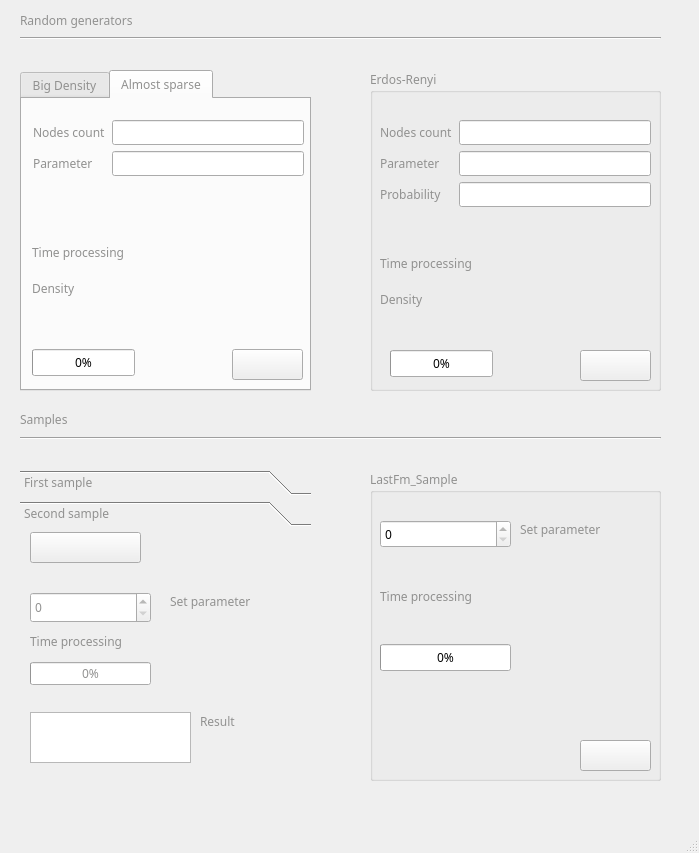
<?xml version="1.0" encoding="UTF-8"?>
<ui version="4.0">
 <class>MainWindow</class>
 <widget class="QMainWindow" name="MainWindow">
  <property name="geometry">
   <rect>
    <x>0</x>
    <y>0</y>
    <width>699</width>
    <height>853</height>
   </rect>
  </property>
  <property name="palette">
   <palette>
    <active>
     <colorrole role="WindowText">
      <brush brushstyle="SolidPattern">
       <color alpha="255">
        <red>26</red>
        <green>95</green>
        <blue>180</blue>
       </color>
      </brush>
     </colorrole>
    </active>
    <inactive>
     <colorrole role="WindowText">
      <brush brushstyle="SolidPattern">
       <color alpha="255">
        <red>145</red>
        <green>145</green>
        <blue>144</blue>
       </color>
      </brush>
     </colorrole>
    </inactive>
    <disabled>
     <colorrole role="WindowText">
      <brush brushstyle="SolidPattern">
       <color alpha="255">
        <red>145</red>
        <green>145</green>
        <blue>144</blue>
       </color>
      </brush>
     </colorrole>
    </disabled>
   </palette>
  </property>
  <property name="font">
   <font>
    <family>Montserrat</family>
   </font>
  </property>
  <property name="cursor">
   <cursorShape>ArrowCursor</cursorShape>
  </property>
  <property name="windowTitle">
   <string>Decomposition</string>
  </property>
  <property name="windowIcon">
   <iconset theme="applications-science">
    <normaloff>.</normaloff>.</iconset>
  </property>
  <property name="autoFillBackground">
   <bool>true</bool>
  </property>
  <widget class="QWidget" name="centralwidget">
   <widget class="QTabWidget" name="tabWidget">
    <property name="geometry">
     <rect>
      <x>20</x>
      <y>70</y>
      <width>291</width>
      <height>321</height>
     </rect>
    </property>
    <property name="currentIndex">
     <number>1</number>
    </property>
    <widget class="QWidget" name="tab">
     <attribute name="title">
      <string>Big Density</string>
     </attribute>
     <widget class="QLabel" name="label_5">
      <property name="geometry">
       <rect>
        <x>150</x>
        <y>130</y>
        <width>131</width>
        <height>61</height>
       </rect>
      </property>
      <property name="text">
       <string/>
      </property>
     </widget>
     <widget class="QLabel" name="label_6">
      <property name="geometry">
       <rect>
        <x>10</x>
        <y>140</y>
        <width>124</width>
        <height>19</height>
       </rect>
      </property>
      <property name="text">
       <string>Time processing</string>
      </property>
     </widget>
     <widget class="QProgressBar" name="progressBar_2">
      <property name="geometry">
       <rect>
        <x>10</x>
        <y>250</y>
        <width>103</width>
        <height>27</height>
       </rect>
      </property>
      <property name="value">
       <number>0</number>
      </property>
     </widget>
     <widget class="QPushButton" name="pushButton_9">
      <property name="geometry">
       <rect>
        <x>210</x>
        <y>250</y>
        <width>71</width>
        <height>31</height>
       </rect>
      </property>
      <property name="text">
       <string/>
      </property>
      <property name="icon">
       <iconset>
        <normaloff>../b9dd41c/icons8-play-button-circled-100.png</normaloff>../b9dd41c/icons8-play-button-circled-100.png</iconset>
      </property>
      <property name="iconSize">
       <size>
        <width>25</width>
        <height>25</height>
       </size>
      </property>
     </widget>
     <widget class="QWidget" name="layoutWidget">
      <property name="geometry">
       <rect>
        <x>11</x>
        <y>21</y>
        <width>271</width>
        <height>111</height>
       </rect>
      </property>
      <layout class="QFormLayout" name="formLayout_2">
       <item row="0" column="0">
        <widget class="QLabel" name="label_3">
         <property name="text">
          <string>Nodes count</string>
         </property>
        </widget>
       </item>
       <item row="1" column="0">
        <widget class="QLabel" name="label_7">
         <property name="text">
          <string>Parameter</string>
         </property>
        </widget>
       </item>
       <item row="1" column="1">
        <widget class="QLineEdit" name="lineEdit_2"/>
       </item>
       <item row="0" column="1">
        <widget class="QLineEdit" name="lineEdit"/>
       </item>
      </layout>
     </widget>
     <widget class="QLabel" name="label_29">
      <property name="geometry">
       <rect>
        <x>10</x>
        <y>180</y>
        <width>121</width>
        <height>18</height>
       </rect>
      </property>
      <property name="text">
       <string>Density</string>
      </property>
     </widget>
     <widget class="QLabel" name="label_30">
      <property name="geometry">
       <rect>
        <x>150</x>
        <y>170</y>
        <width>131</width>
        <height>31</height>
       </rect>
      </property>
      <property name="text">
       <string/>
      </property>
     </widget>
    </widget>
    <widget class="QWidget" name="tab_2">
     <attribute name="title">
      <string>Almost sparse</string>
     </attribute>
     <widget class="QLabel" name="label_8">
      <property name="geometry">
       <rect>
        <x>150</x>
        <y>130</y>
        <width>131</width>
        <height>31</height>
       </rect>
      </property>
      <property name="text">
       <string/>
      </property>
     </widget>
     <widget class="QProgressBar" name="progressBar_3">
      <property name="geometry">
       <rect>
        <x>10</x>
        <y>250</y>
        <width>103</width>
        <height>27</height>
       </rect>
      </property>
      <property name="value">
       <number>0</number>
      </property>
     </widget>
     <widget class="QPushButton" name="pushButton_8">
      <property name="geometry">
       <rect>
        <x>210</x>
        <y>250</y>
        <width>71</width>
        <height>31</height>
       </rect>
      </property>
      <property name="text">
       <string/>
      </property>
      <property name="icon">
       <iconset>
        <normaloff>../b9dd41c/icons8-play-button-circled-100.png</normaloff>../b9dd41c/icons8-play-button-circled-100.png</iconset>
      </property>
      <property name="iconSize">
       <size>
        <width>25</width>
        <height>25</height>
       </size>
      </property>
     </widget>
     <widget class="QLabel" name="label_9">
      <property name="geometry">
       <rect>
        <x>10</x>
        <y>130</y>
        <width>129</width>
        <height>46</height>
       </rect>
      </property>
      <property name="text">
       <string>Time processing</string>
      </property>
     </widget>
     <widget class="QWidget" name="layoutWidget">
      <property name="geometry">
       <rect>
        <x>11</x>
        <y>21</y>
        <width>271</width>
        <height>111</height>
       </rect>
      </property>
      <layout class="QFormLayout" name="formLayout_3">
       <item row="0" column="0">
        <widget class="QLabel" name="label_4">
         <property name="text">
          <string>Nodes count</string>
         </property>
        </widget>
       </item>
       <item row="0" column="1">
        <widget class="QLineEdit" name="lineEdit_3"/>
       </item>
       <item row="1" column="0">
        <widget class="QLabel" name="label_10">
         <property name="text">
          <string>Parameter</string>
         </property>
        </widget>
       </item>
       <item row="1" column="1">
        <widget class="QLineEdit" name="lineEdit_4"/>
       </item>
      </layout>
     </widget>
     <widget class="QLabel" name="label_27">
      <property name="geometry">
       <rect>
        <x>10</x>
        <y>180</y>
        <width>121</width>
        <height>18</height>
       </rect>
      </property>
      <property name="text">
       <string>Density</string>
      </property>
     </widget>
     <widget class="QLabel" name="label_28">
      <property name="geometry">
       <rect>
        <x>150</x>
        <y>170</y>
        <width>131</width>
        <height>31</height>
       </rect>
      </property>
      <property name="text">
       <string/>
      </property>
     </widget>
    </widget>
   </widget>
   <widget class="QGroupBox" name="groupBox_2">
    <property name="geometry">
     <rect>
      <x>370</x>
      <y>70</y>
      <width>291</width>
      <height>321</height>
     </rect>
    </property>
    <property name="title">
     <string>Erdos-Renyi</string>
    </property>
    <widget class="QPushButton" name="pushButton_4">
     <property name="geometry">
      <rect>
       <x>210</x>
       <y>280</y>
       <width>71</width>
       <height>31</height>
      </rect>
     </property>
     <property name="text">
      <string/>
     </property>
     <property name="icon">
      <iconset>
       <normaloff>../b9dd41c/icons8-play-button-circled-100.png</normaloff>../b9dd41c/icons8-play-button-circled-100.png</iconset>
     </property>
     <property name="iconSize">
      <size>
       <width>25</width>
       <height>25</height>
      </size>
     </property>
    </widget>
    <widget class="QProgressBar" name="progressBar_4">
     <property name="geometry">
      <rect>
       <x>20</x>
       <y>280</y>
       <width>103</width>
       <height>27</height>
      </rect>
     </property>
     <property name="value">
      <number>0</number>
     </property>
    </widget>
    <widget class="QLabel" name="label_12">
     <property name="geometry">
      <rect>
       <x>160</x>
       <y>160</y>
       <width>121</width>
       <height>61</height>
      </rect>
     </property>
     <property name="text">
      <string/>
     </property>
    </widget>
    <widget class="QLabel" name="label_11">
     <property name="geometry">
      <rect>
       <x>10</x>
       <y>170</y>
       <width>129</width>
       <height>46</height>
      </rect>
     </property>
     <property name="text">
      <string>Time processing</string>
     </property>
    </widget>
    <widget class="QWidget" name="layoutWidget">
     <property name="geometry">
      <rect>
       <x>10</x>
       <y>50</y>
       <width>271</width>
       <height>111</height>
      </rect>
     </property>
     <layout class="QFormLayout" name="formLayout">
      <item row="0" column="0">
       <widget class="QLabel" name="label_13">
        <property name="text">
         <string>Nodes count</string>
        </property>
       </widget>
      </item>
      <item row="0" column="1">
       <widget class="QLineEdit" name="lineEdit_5"/>
      </item>
      <item row="1" column="0">
       <widget class="QLabel" name="label_25">
        <property name="text">
         <string>Parameter</string>
        </property>
       </widget>
      </item>
      <item row="1" column="1">
       <widget class="QLineEdit" name="lineEdit_6"/>
      </item>
      <item row="2" column="0">
       <widget class="QLabel" name="label_26">
        <property name="text">
         <string>Probability</string>
        </property>
       </widget>
      </item>
      <item row="2" column="1">
       <widget class="QLineEdit" name="lineEdit_7"/>
      </item>
     </layout>
    </widget>
    <widget class="QLabel" name="label_31">
     <property name="geometry">
      <rect>
       <x>10</x>
       <y>220</y>
       <width>121</width>
       <height>18</height>
      </rect>
     </property>
     <property name="text">
      <string>Density</string>
     </property>
    </widget>
    <widget class="QLabel" name="label_32">
     <property name="geometry">
      <rect>
       <x>150</x>
       <y>210</y>
       <width>131</width>
       <height>31</height>
      </rect>
     </property>
     <property name="text">
      <string/>
     </property>
    </widget>
   </widget>
   <widget class="QGroupBox" name="groupBox_3">
    <property name="geometry">
     <rect>
      <x>370</x>
      <y>470</y>
      <width>291</width>
      <height>311</height>
     </rect>
    </property>
    <property name="title">
     <string>LastFm_Sample</string>
    </property>
    <widget class="QSpinBox" name="spinBox_5">
     <property name="geometry">
      <rect>
       <x>10</x>
       <y>50</y>
       <width>131</width>
       <height>28</height>
      </rect>
     </property>
    </widget>
    <widget class="QLabel" name="label_16">
     <property name="geometry">
      <rect>
       <x>150</x>
       <y>50</y>
       <width>111</width>
       <height>18</height>
      </rect>
     </property>
     <property name="text">
      <string>Set parameter</string>
     </property>
    </widget>
    <widget class="QLabel" name="label_14">
     <property name="geometry">
      <rect>
       <x>150</x>
       <y>120</y>
       <width>131</width>
       <height>71</height>
      </rect>
     </property>
     <property name="text">
      <string/>
     </property>
    </widget>
    <widget class="QLabel" name="label_15">
     <property name="geometry">
      <rect>
       <x>10</x>
       <y>82</y>
       <width>131</width>
       <height>88</height>
      </rect>
     </property>
     <property name="text">
      <string>Time processing</string>
     </property>
    </widget>
    <widget class="QProgressBar" name="progressBar_5">
     <property name="geometry">
      <rect>
       <x>10</x>
       <y>174</y>
       <width>131</width>
       <height>27</height>
      </rect>
     </property>
     <property name="value">
      <number>0</number>
     </property>
    </widget>
    <widget class="QPushButton" name="pushButton_5">
     <property name="geometry">
      <rect>
       <x>210</x>
       <y>270</y>
       <width>71</width>
       <height>31</height>
      </rect>
     </property>
     <property name="text">
      <string/>
     </property>
     <property name="icon">
      <iconset>
       <normaloff>../b9dd41c/icons8-play-button-circled-100.png</normaloff>../b9dd41c/icons8-play-button-circled-100.png</iconset>
     </property>
     <property name="iconSize">
      <size>
       <width>25</width>
       <height>25</height>
      </size>
     </property>
    </widget>
   </widget>
   <widget class="QToolBox" name="toolBox">
    <property name="geometry">
     <rect>
      <x>20</x>
      <y>470</y>
      <width>291</width>
      <height>321</height>
     </rect>
    </property>
    <property name="palette">
     <palette>
      <active>
       <colorrole role="Text">
        <brush brushstyle="SolidPattern">
         <color alpha="255">
          <red>26</red>
          <green>95</green>
          <blue>180</blue>
         </color>
        </brush>
       </colorrole>
       <colorrole role="BrightText">
        <brush brushstyle="SolidPattern">
         <color alpha="255">
          <red>246</red>
          <green>245</green>
          <blue>244</blue>
         </color>
        </brush>
       </colorrole>
       <colorrole role="ButtonText">
        <brush brushstyle="SolidPattern">
         <color alpha="255">
          <red>28</red>
          <green>113</green>
          <blue>216</blue>
         </color>
        </brush>
       </colorrole>
       <colorrole role="ToolTipText">
        <brush brushstyle="SolidPattern">
         <color alpha="255">
          <red>26</red>
          <green>95</green>
          <blue>180</blue>
         </color>
        </brush>
       </colorrole>
      </active>
      <inactive>
       <colorrole role="Text">
        <brush brushstyle="SolidPattern">
         <color alpha="255">
          <red>145</red>
          <green>145</green>
          <blue>144</blue>
         </color>
        </brush>
       </colorrole>
       <colorrole role="BrightText">
        <brush brushstyle="SolidPattern">
         <color alpha="255">
          <red>214</red>
          <green>214</green>
          <blue>214</blue>
         </color>
        </brush>
       </colorrole>
       <colorrole role="ButtonText">
        <brush brushstyle="SolidPattern">
         <color alpha="255">
          <red>145</red>
          <green>145</green>
          <blue>144</blue>
         </color>
        </brush>
       </colorrole>
       <colorrole role="ToolTipText">
        <brush brushstyle="SolidPattern">
         <color alpha="255">
          <red>255</red>
          <green>255</green>
          <blue>255</blue>
         </color>
        </brush>
       </colorrole>
      </inactive>
      <disabled>
       <colorrole role="Text">
        <brush brushstyle="SolidPattern">
         <color alpha="255">
          <red>145</red>
          <green>145</green>
          <blue>144</blue>
         </color>
        </brush>
       </colorrole>
       <colorrole role="BrightText">
        <brush brushstyle="SolidPattern">
         <color alpha="255">
          <red>246</red>
          <green>245</green>
          <blue>244</blue>
         </color>
        </brush>
       </colorrole>
       <colorrole role="ButtonText">
        <brush brushstyle="SolidPattern">
         <color alpha="255">
          <red>145</red>
          <green>145</green>
          <blue>144</blue>
         </color>
        </brush>
       </colorrole>
       <colorrole role="ToolTipText">
        <brush brushstyle="SolidPattern">
         <color alpha="255">
          <red>255</red>
          <green>255</green>
          <blue>255</blue>
         </color>
        </brush>
       </colorrole>
      </disabled>
     </palette>
    </property>
    <property name="frameShape">
     <enum>QFrame::NoFrame</enum>
    </property>
    <property name="currentIndex">
     <number>1</number>
    </property>
    <widget class="QWidget" name="page">
     <property name="geometry">
      <rect>
       <x>0</x>
       <y>0</y>
       <width>291</width>
       <height>255</height>
      </rect>
     </property>
     <attribute name="label">
      <string>First sample</string>
     </attribute>
     <widget class="QProgressBar" name="progressBar_6">
      <property name="geometry">
       <rect>
        <x>10</x>
        <y>130</y>
        <width>121</width>
        <height>23</height>
       </rect>
      </property>
      <property name="value">
       <number>0</number>
      </property>
     </widget>
     <widget class="QLabel" name="label_20">
      <property name="geometry">
       <rect>
        <x>160</x>
        <y>60</y>
        <width>111</width>
        <height>18</height>
       </rect>
      </property>
      <property name="text">
       <string>Set parameter</string>
      </property>
     </widget>
     <widget class="QPlainTextEdit" name="plainTextEdit_2">
      <property name="geometry">
       <rect>
        <x>10</x>
        <y>180</y>
        <width>161</width>
        <height>71</height>
       </rect>
      </property>
      <property name="frameShadow">
       <enum>QFrame::Raised</enum>
      </property>
      <property name="readOnly">
       <bool>true</bool>
      </property>
     </widget>
     <widget class="QLabel" name="label_17">
      <property name="geometry">
       <rect>
        <x>190</x>
        <y>180</y>
        <width>66</width>
        <height>18</height>
       </rect>
      </property>
      <property name="text">
       <string>Result</string>
      </property>
     </widget>
     <widget class="QSpinBox" name="spinBox_6">
      <property name="geometry">
       <rect>
        <x>10</x>
        <y>60</y>
        <width>121</width>
        <height>31</height>
       </rect>
      </property>
     </widget>
     <widget class="QPushButton" name="pushButton_6">
      <property name="geometry">
       <rect>
        <x>10</x>
        <y>0</y>
        <width>111</width>
        <height>31</height>
       </rect>
      </property>
      <property name="text">
       <string/>
      </property>
      <property name="icon">
       <iconset>
        <normaloff>../b9dd41c/icons8-play-button-circled-100.png</normaloff>../b9dd41c/icons8-play-button-circled-100.png</iconset>
      </property>
      <property name="iconSize">
       <size>
        <width>25</width>
        <height>25</height>
       </size>
      </property>
     </widget>
     <widget class="QLabel" name="label_19">
      <property name="geometry">
       <rect>
        <x>10</x>
        <y>100</y>
        <width>131</width>
        <height>18</height>
       </rect>
      </property>
      <property name="text">
       <string>Time processing</string>
      </property>
     </widget>
     <widget class="QLabel" name="label_18">
      <property name="geometry">
       <rect>
        <x>150</x>
        <y>100</y>
        <width>131</width>
        <height>21</height>
       </rect>
      </property>
      <property name="text">
       <string/>
      </property>
     </widget>
    </widget>
    <widget class="QWidget" name="page_2">
     <property name="geometry">
      <rect>
       <x>0</x>
       <y>0</y>
       <width>291</width>
       <height>255</height>
      </rect>
     </property>
     <attribute name="label">
      <string>Second sample</string>
     </attribute>
     <widget class="QLabel" name="label_24">
      <property name="geometry">
       <rect>
        <x>150</x>
        <y>100</y>
        <width>131</width>
        <height>31</height>
       </rect>
      </property>
      <property name="text">
       <string/>
      </property>
     </widget>
     <widget class="QLabel" name="label_21">
      <property name="geometry">
       <rect>
        <x>150</x>
        <y>60</y>
        <width>111</width>
        <height>18</height>
       </rect>
      </property>
      <property name="text">
       <string>Set parameter</string>
      </property>
     </widget>
     <widget class="QPushButton" name="pushButton_7">
      <property name="geometry">
       <rect>
        <x>10</x>
        <y>0</y>
        <width>111</width>
        <height>31</height>
       </rect>
      </property>
      <property name="text">
       <string/>
      </property>
      <property name="icon">
       <iconset>
        <normaloff>../b9dd41c/icons8-play-button-circled-100.png</normaloff>../b9dd41c/icons8-play-button-circled-100.png</iconset>
      </property>
      <property name="iconSize">
       <size>
        <width>25</width>
        <height>25</height>
       </size>
      </property>
     </widget>
     <widget class="QProgressBar" name="progressBar_7">
      <property name="geometry">
       <rect>
        <x>10</x>
        <y>130</y>
        <width>121</width>
        <height>23</height>
       </rect>
      </property>
      <property name="value">
       <number>0</number>
      </property>
     </widget>
     <widget class="QPlainTextEdit" name="plainTextEdit_3">
      <property name="geometry">
       <rect>
        <x>10</x>
        <y>180</y>
        <width>161</width>
        <height>51</height>
       </rect>
      </property>
      <property name="frameShadow">
       <enum>QFrame::Raised</enum>
      </property>
      <property name="readOnly">
       <bool>true</bool>
      </property>
     </widget>
     <widget class="QLabel" name="label_23">
      <property name="geometry">
       <rect>
        <x>10</x>
        <y>100</y>
        <width>131</width>
        <height>18</height>
       </rect>
      </property>
      <property name="text">
       <string>Time processing</string>
      </property>
     </widget>
     <widget class="QLabel" name="label_22">
      <property name="geometry">
       <rect>
        <x>180</x>
        <y>180</y>
        <width>66</width>
        <height>18</height>
       </rect>
      </property>
      <property name="text">
       <string>Result</string>
      </property>
     </widget>
     <widget class="QSpinBox" name="spinBox_7">
      <property name="geometry">
       <rect>
        <x>10</x>
        <y>60</y>
        <width>121</width>
        <height>31</height>
       </rect>
      </property>
     </widget>
    </widget>
   </widget>
   <widget class="QLabel" name="label">
    <property name="geometry">
     <rect>
      <x>20</x>
      <y>10</y>
      <width>161</width>
      <height>21</height>
     </rect>
    </property>
    <property name="text">
     <string>Random generators</string>
    </property>
   </widget>
   <widget class="Line" name="line">
    <property name="geometry">
     <rect>
      <x>20</x>
      <y>30</y>
      <width>641</width>
      <height>16</height>
     </rect>
    </property>
    <property name="orientation">
     <enum>Qt::Horizontal</enum>
    </property>
   </widget>
   <widget class="QLabel" name="label_2">
    <property name="geometry">
     <rect>
      <x>20</x>
      <y>410</y>
      <width>66</width>
      <height>18</height>
     </rect>
    </property>
    <property name="text">
     <string>Samples</string>
    </property>
   </widget>
   <widget class="Line" name="line_2">
    <property name="geometry">
     <rect>
      <x>20</x>
      <y>430</y>
      <width>641</width>
      <height>16</height>
     </rect>
    </property>
    <property name="orientation">
     <enum>Qt::Horizontal</enum>
    </property>
   </widget>
  </widget>
  <widget class="QMenuBar" name="menubar">
   <property name="geometry">
    <rect>
     <x>0</x>
     <y>0</y>
     <width>699</width>
     <height>24</height>
    </rect>
   </property>
  </widget>
  <widget class="QStatusBar" name="statusbar"/>
 </widget>
 <resources/>
 <connections/>
</ui>
